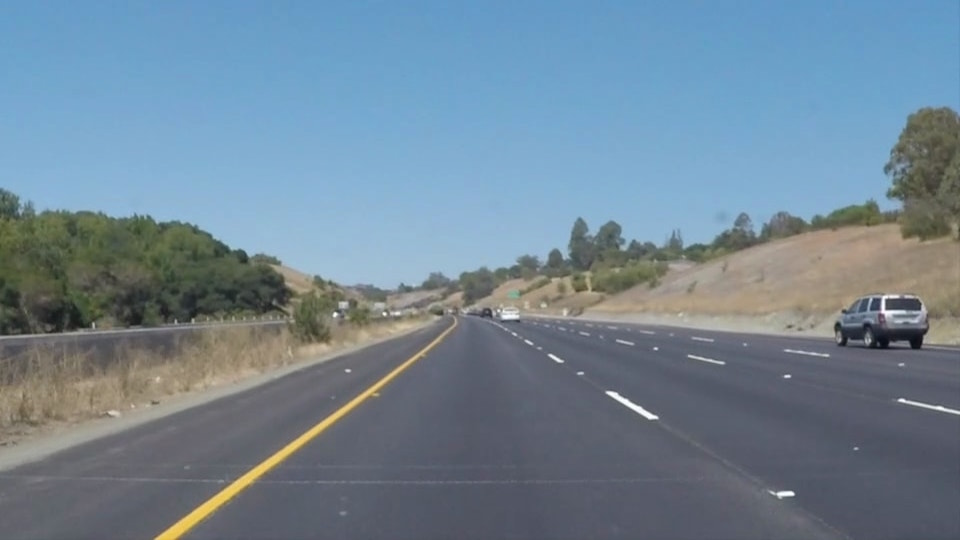
#> input picture Lane Detection/solidYellowCurve.jpg, 960 x 540 px
$ python lane_detect.py
#> lines starting #> are read from the running program, lines starting #| are printed output that depends on the picture; after the words box and inside, x2 and y2 are one past the last pixel; in counts of white or black regions, pixels touching at a corner belong together
'''Steps  will be following
1.Converting image to grayscale
2. Performing gaussian Blur
3. Applying Canny Edge Detetion
4. Applying segmentation
5. Performing Hoough Trasnform
6. Output '''


import cv2
import numpy as np
import matplotlib.pyplot as plt

#Reading the image

img=cv2.imread('solidYellowCurve.jpg')
#> img is the input picture: shape (540, 960, 3); mean B, G, R 149, 133.4, 113
cv2.imshow('Orignal',img)

color_select=np.copy(img)
#Converting to grayscale
gray=cv2.cvtColor(img,cv2.COLOR_BGR2GRAY)
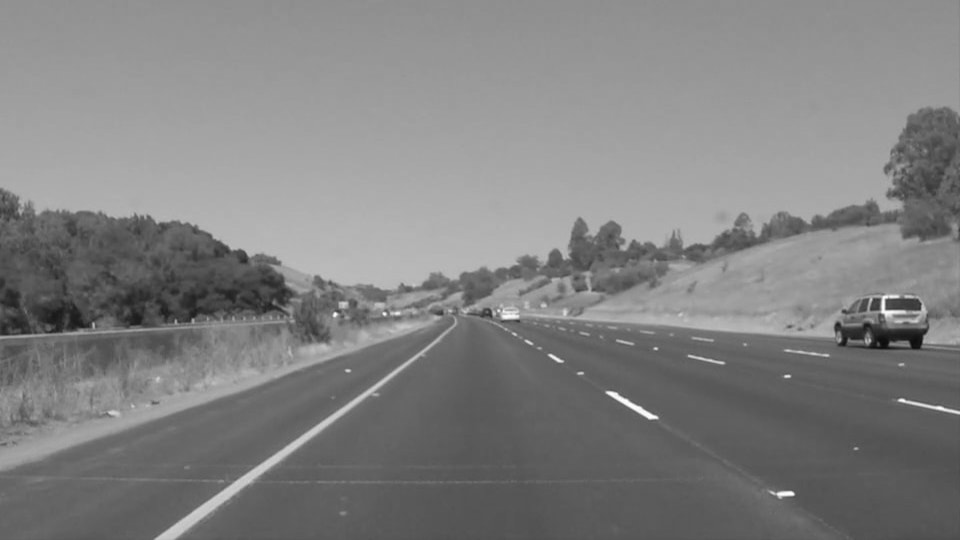
#> gray: shape (540, 960); min 11, max 254, mean 129.1
cv2.imshow('Grayscale',gray)

#reducing noise in the image
gauss=cv2.GaussianBlur(gray,(7,7),0)

#Canny Edge detection

edge=cv2.Canny(gray,150,255)
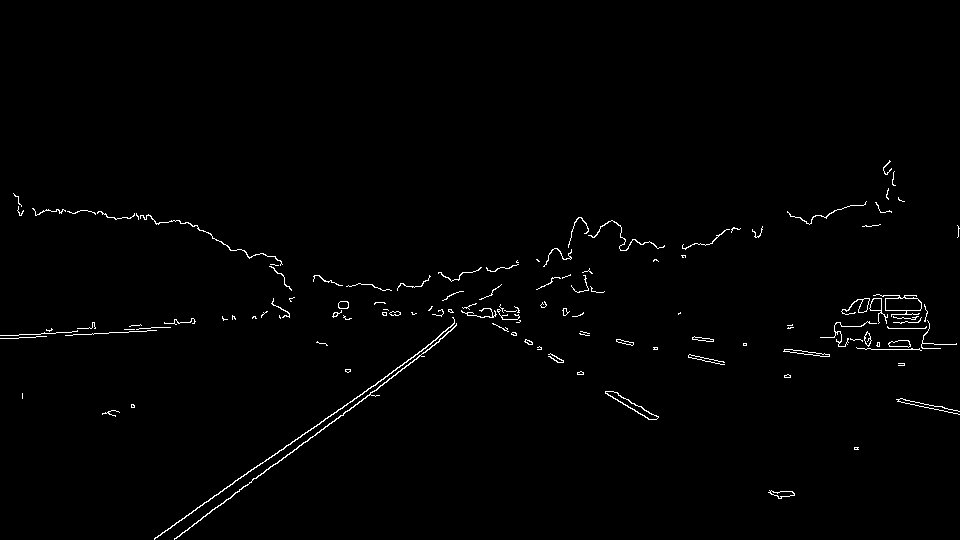
#> edge: shape (540, 960); 1% white in thin lines or dots, all inside (x1, y1, x2, y2) = (0, 160, 960, 540)
cv2.imshow('Canny',edge)

'''
#color selection
red_thresh=200
green_thresh=200
blue_thresh=200

rbg_thresh=[red_thresh,green_thresh,blue_thresh]

thresh=(img[:,:,0]<red_thresh)|(img[:,:,1]<green_thresh)|(img[:,:,2]<blue_thresh)
color_select[thresh]=[0,0,0]

cv2.imshow('thresholding',color_select)
'''

# Segmentation or masking of image

# frame.shape[0] rows of pixels the frame has.
height = edge.shape[0]
#> height = 540
width=edge.shape[1]
#> width = 960

 # Creates a triangular polygon for the mask defined by three (x, y) coordinates

polygons = np.array([
                            [(120,531), (480, 310), (876, 540)]
                        ])

# Creates an image filled with zero intensities with the same dimensions as the frame
mask = np.zeros_like(edge)

# Allows the mask to be filled with values of 1 and the other areas to be filled with values of 0
cv2.fillPoly(mask, polygons, 255)
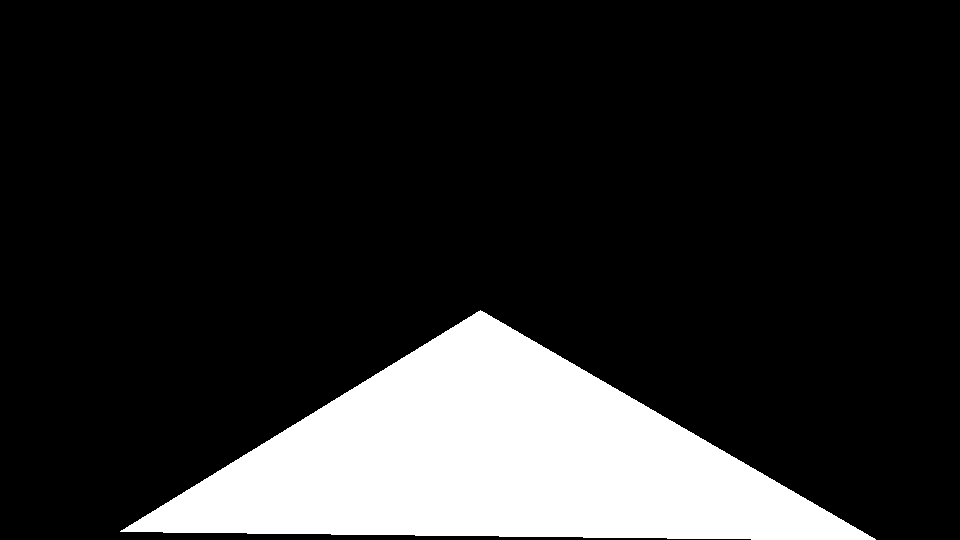
#> mask: shape (540, 960); 16.6% white; 1 white region, box (x1, y1, x2, y2) and area: (120, 310, 876, 540) 85951

# A bitwise and operation between the mask and frame keeps only the triangular area of the frame
segment = cv2.bitwise_and(edge, mask,1)
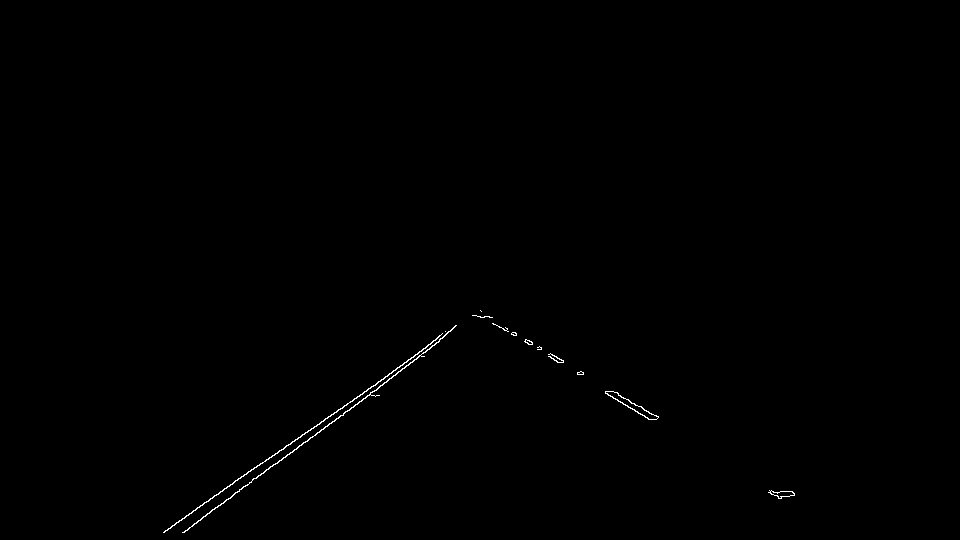
#> segment: shape (540, 960); 0.26% white in thin lines or dots, all inside (x1, y1, x2, y2) = (163, 310, 795, 533)
cv2.imshow('segment',segment)


#cv2.imshow(gray)

# Hough Transformation to show the lanes of the image

lines = cv2.HoughLinesP(segment, 1, np.pi/180, 30, maxLineGap=300)
#> lines = [[230, 498, 480, 310], [165, 530, 472, 315], [283, 449, 481, 311], [183, 532, 451, 330], [482, 317, 791, 495], [488, 316, 788, 496], [300, 437, 455, 325], [476, 315, 780, 498], [268, 459, 445, 331], [479, 316, 781, 498], [163, 532, 484, 316]]
new = img.copy()
for line in lines:
  x1, y1, x2, y2 = line[0]
  cv2.line(new, (x1, y1), (x2, y2), (255, 0, 0), 3)
#> this loop made 11 passes
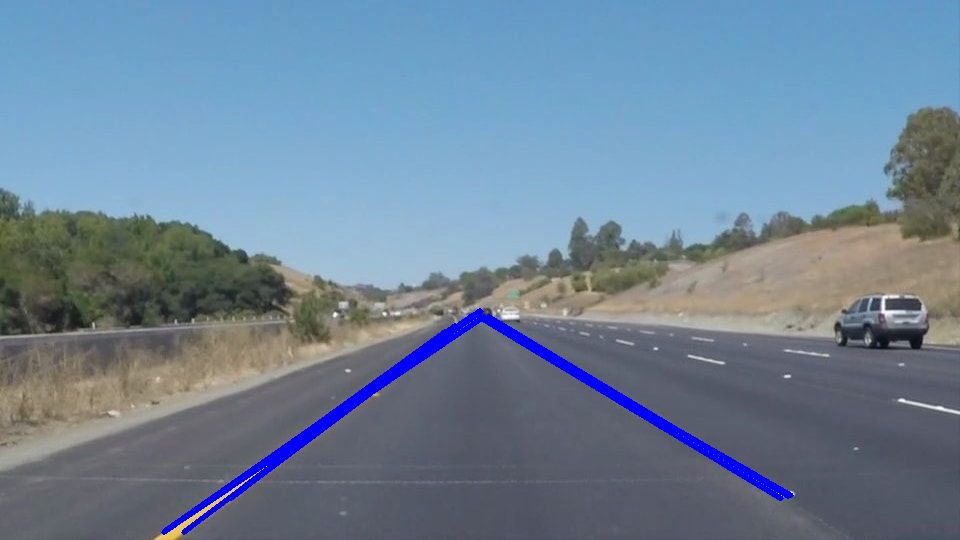
#> new: shape (540, 960, 3); 1.68% of pixels changed, all inside (x1, y1, x2, y2) = (161, 308, 794, 535)

cv2.imshow('New',new)


cv2.waitKey(0)

$ run again, with Lane Detection/solidWhiteCurve.jpg copied over Lane Detection/solidYellowCurve.jpg
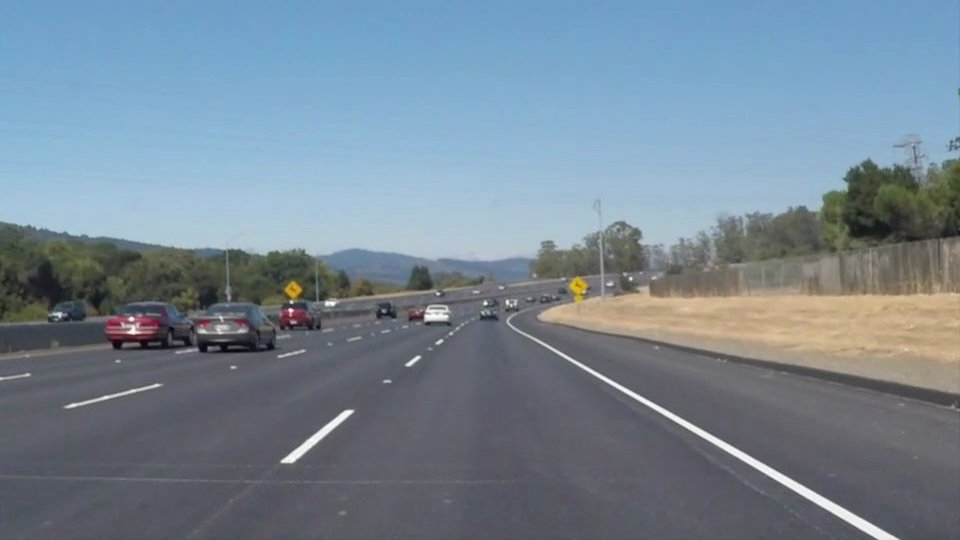
#> input picture Lane Detection/solidWhiteCurve.jpg, 960 x 540 px
#> img is the input picture: shape (540, 960, 3); mean B, G, R 148.1, 134.5, 118.5
#> `edge=cv2.Canny(gray,150,255)`:
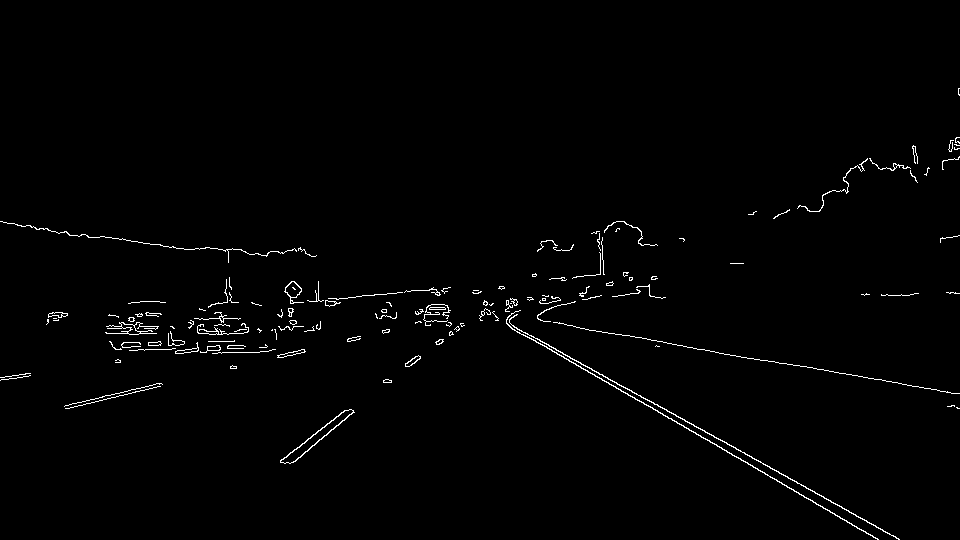
#> edge: shape (540, 960); 1.2% white in thin lines or dots, all inside (x1, y1, x2, y2) = (0, 88, 960, 540)
#> mask: shape (540, 960); 16.6% white; 1 white region, box (x1, y1, x2, y2) and area: (120, 310, 876, 540) 85951
#> segment: shape (540, 960); 0.08% white in thin lines or dots, all inside (x1, y1, x2, y2) = (280, 311, 537, 464)
#> lines = [[290, 452, 461, 323], [290, 463, 463, 323], [280, 460, 462, 323], [292, 462, 461, 326]]
#> the loop `for line in lines:` made 4 passes
#> after the loop `for line in lines:`:
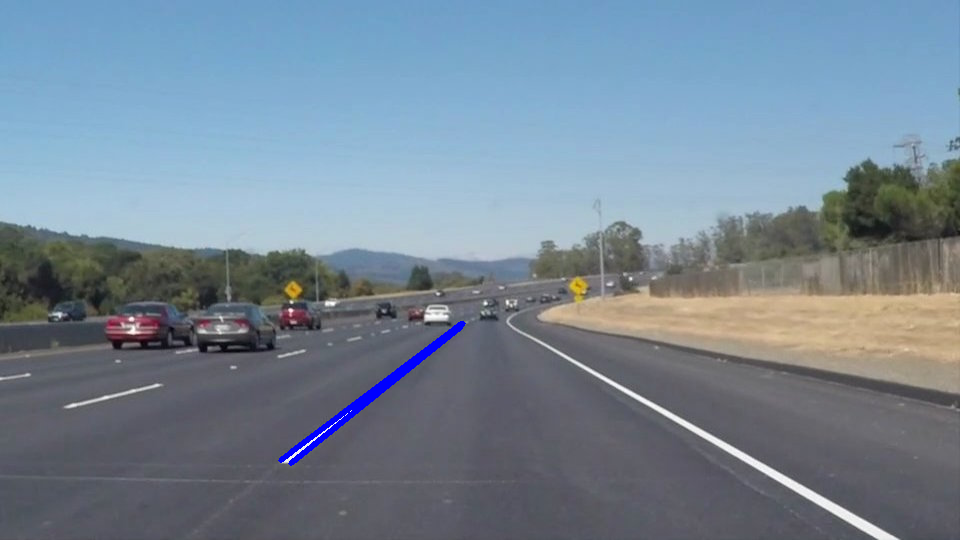
#> new: shape (540, 960, 3); 0.46% of pixels changed, all inside (x1, y1, x2, y2) = (278, 321, 466, 466)

$ run again, with Lane Detection/solidWhiteRight.jpg copied over Lane Detection/solidYellowCurve.jpg
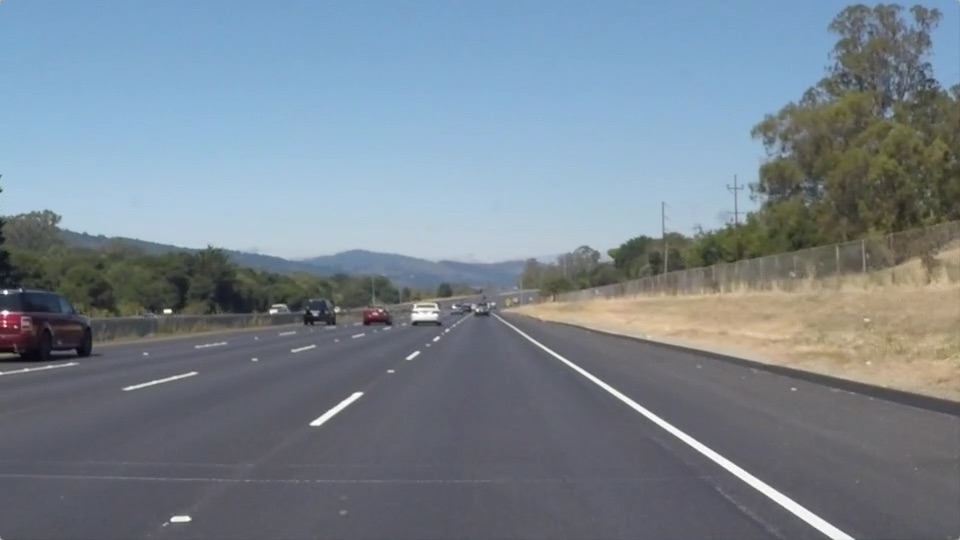
#> input picture Lane Detection/solidWhiteRight.jpg, 960 x 540 px
#> img is the input picture: shape (540, 960, 3); mean B, G, R 143.7, 132.6, 120.3
#> `edge=cv2.Canny(gray,150,255)`:
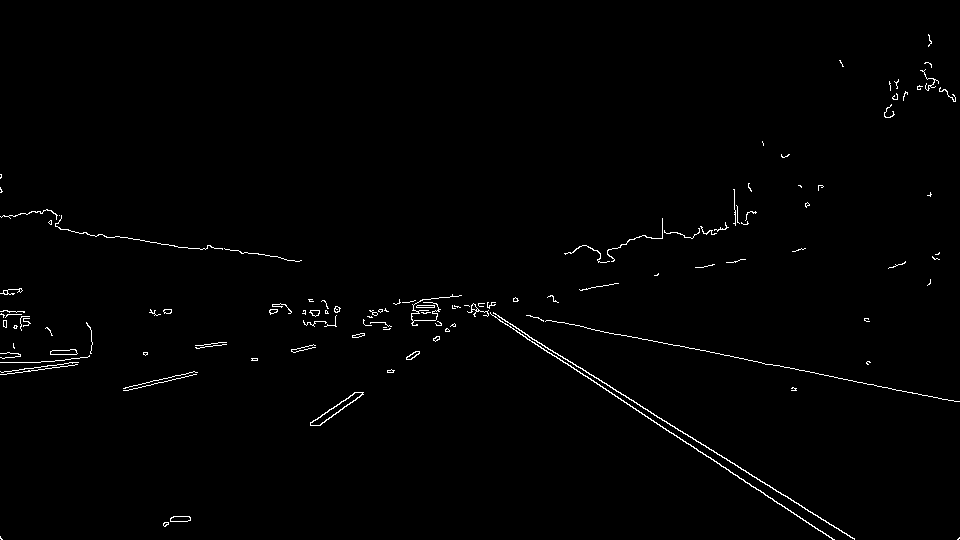
#> edge: shape (540, 960); 0.96% white in thin lines or dots
#> mask: shape (540, 960); 16.6% white; 1 white region, box (x1, y1, x2, y2) and area: (120, 310, 876, 540) 85951
#> segment: shape (540, 960); 0.26% white in thin lines or dots, all inside (x1, y1, x2, y2) = (163, 311, 855, 540)
#> lines = [[567, 360, 854, 539], [527, 339, 834, 539], [505, 324, 719, 463], [187, 521, 455, 326], [171, 517, 455, 325], [310, 422, 445, 331], [791, 512, 833, 539], [163, 523, 478, 311]]
#> the loop `for line in lines:` made 8 passes
#> after the loop `for line in lines:`:
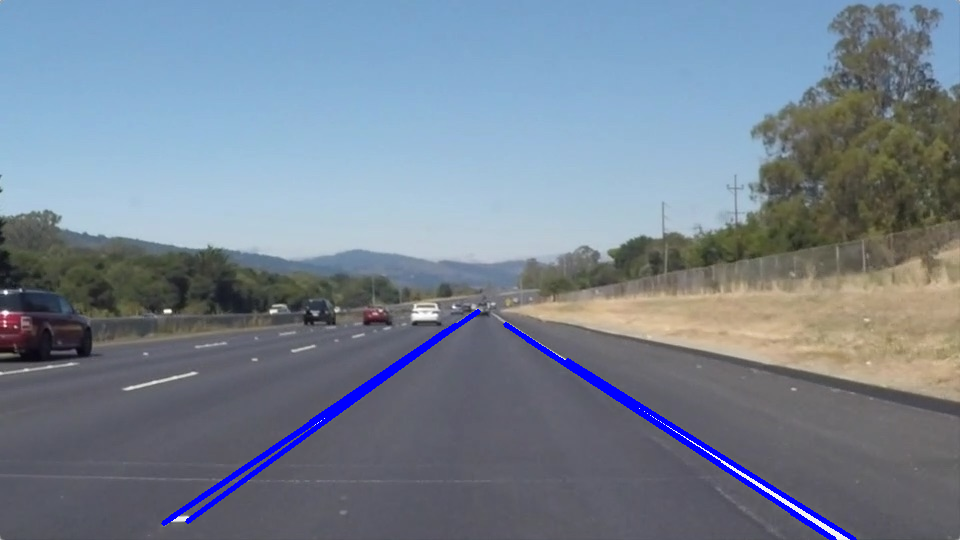
#> new: shape (540, 960, 3); 1.46% of pixels changed, all inside (x1, y1, x2, y2) = (161, 309, 857, 540)

$ run again, with Lane Detection/solidYellowLeft.jpg copied over Lane Detection/solidYellowCurve.jpg
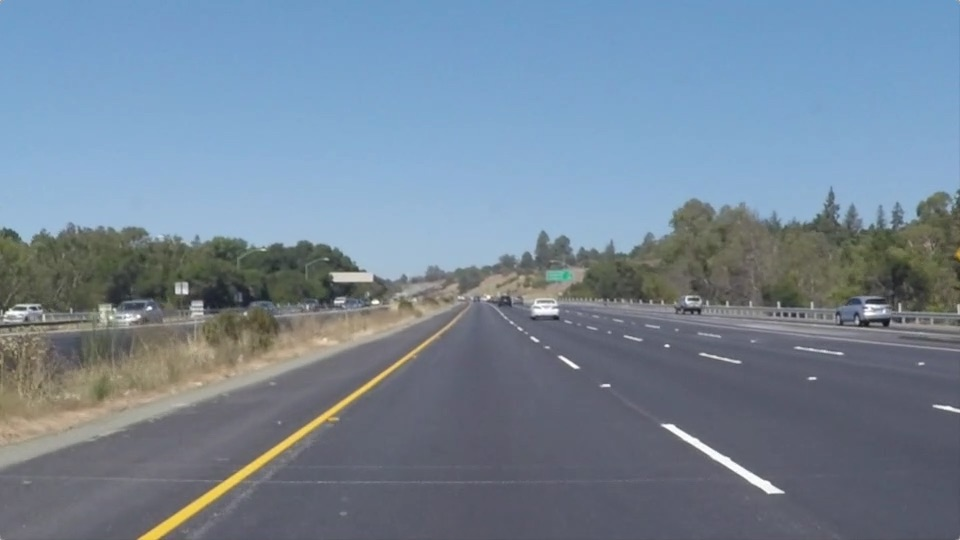
#> input picture Lane Detection/solidYellowLeft.jpg, 960 x 540 px
#> img is the input picture: shape (540, 960, 3); mean B, G, R 150.8, 133.6, 116.5
#> `edge=cv2.Canny(gray,150,255)`:
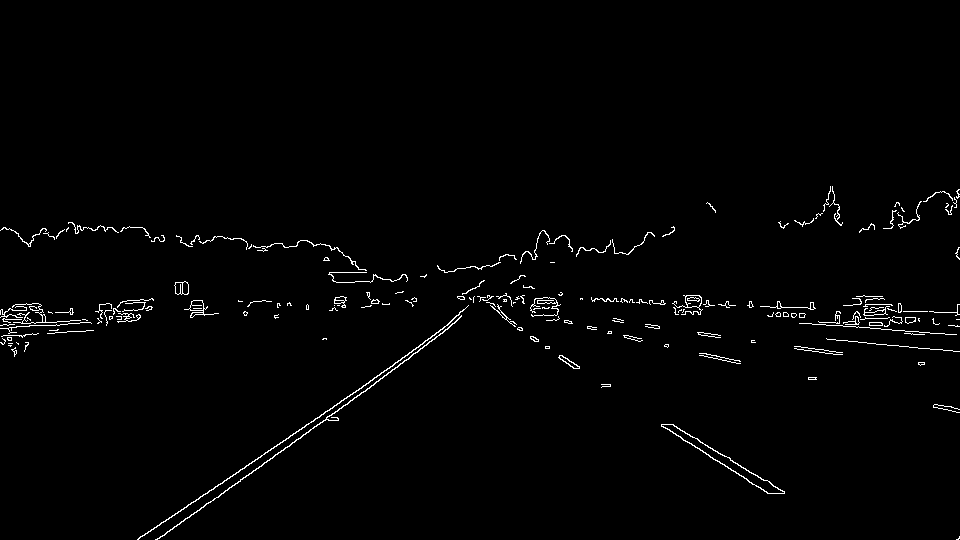
#> edge: shape (540, 960); 1.4% white in thin lines or dots, all inside (x1, y1, x2, y2) = (0, 186, 960, 540)
#> mask: shape (540, 960); 16.6% white; 1 white region, box (x1, y1, x2, y2) and area: (120, 310, 876, 540) 85951
#> segment: shape (540, 960); 0.26% white in thin lines or dots, all inside (x1, y1, x2, y2) = (148, 333, 785, 533)
#> lines = [[213, 500, 418, 351], [167, 532, 439, 335], [207, 493, 398, 360], [534, 341, 768, 493], [273, 448, 411, 352], [559, 357, 784, 492], [177, 513, 271, 448], [545, 348, 784, 491], [153, 529, 224, 480]]
#> the loop `for line in lines:` made 9 passes
#> after the loop `for line in lines:`:
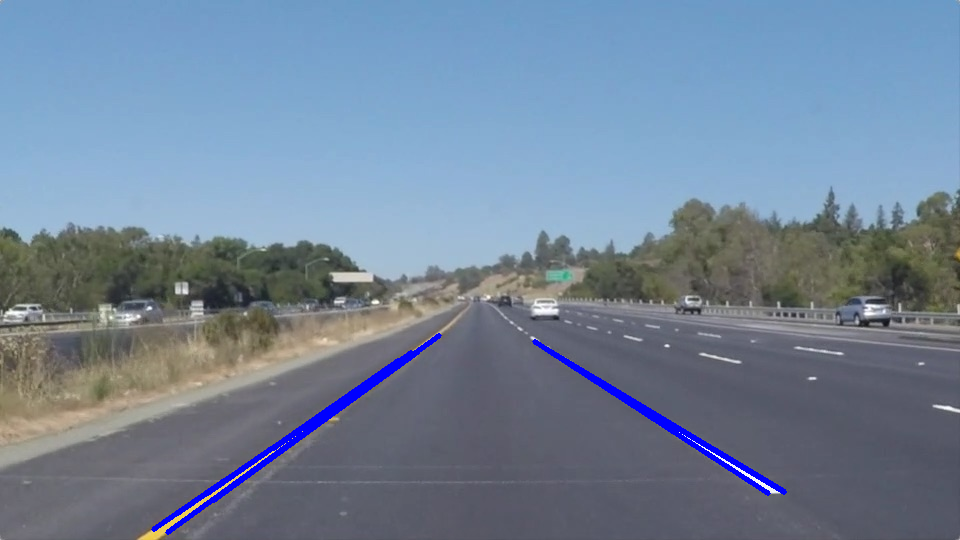
#> new: shape (540, 960, 3); 1.2% of pixels changed, all inside (x1, y1, x2, y2) = (151, 333, 787, 535)
